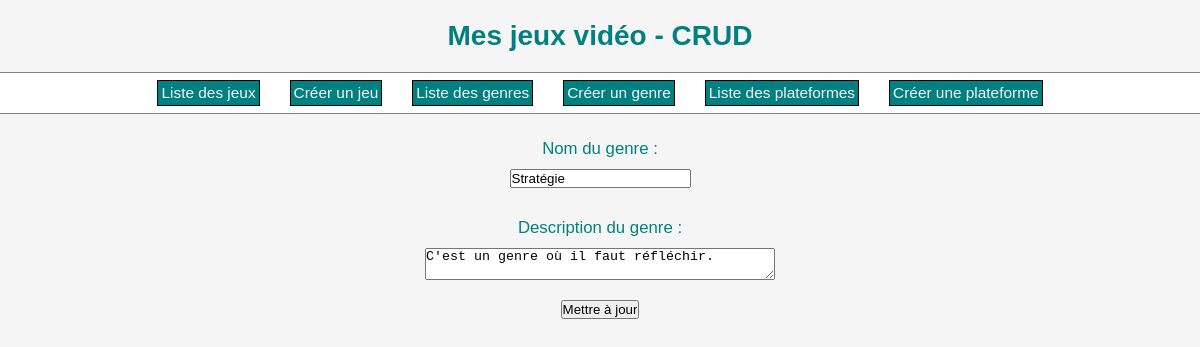
Page /editgenre.php?ID=2 on the committed database.
### tables this page shows
CREATE TABLE `genre` (
  `genre_ID` tinyint(3) UNSIGNED NOT NULL,
  `genre_name` varchar(80) NOT NULL,
  `genre_description` text NOT NULL
);

### editgenre.php (the view, shortened to what this page needs)
<!DOCTYPE html>
<html lang="fr">
<head>
	<link rel="stylesheet" href="style.css">
</head>
<body>
	<?php
		require_once("dbinit.php");
		$ID = intval($_GET["ID"]);
		$requete = "SELECT * FROM genre WHERE genre_ID = " . $ID . " LIMIT 1";
		$result = $pdo->query($requete);
		$line = $result->fetch();
		require_once("menu.php");
	?>
		<form method="POST" action ="" class="create">
			<label for="genreName">Nom du genre :</label>
			<input name="genreName" value="<?php echo $line["genre_name"]; ?>">
			<label for="genreDescription">Description du genre :</label>
			<textarea name="genreDescription"><?php echo $line["genre_description"]; ?></textarea>
			<input type="submit" value="Mettre à jour">
		</form>
</body>
</html>

### style.css (style rules this page uses)
* { box-sizing: border-box; margin: 0; padding: 0; }
body { background-color: whitesmoke; font-family: Tahoma, sans-serif; font-size: 14px; color: teal; display: flex; flex-direction: column; align-items: center; }
.create { margin: 10px; display: flex; flex-direction: column; align-items: center; }
.create>label { margin: 15px 0px 5px; font-size: 1.2em; }
.create>input { margin: 5px 0px 15px; }
.create>textarea { margin: 5px 0px 15px; width: 350px; }

### rows in the picture
genre: genreName "Stratégie", genreDescription "C'est un genre où il faut réfléchir."
